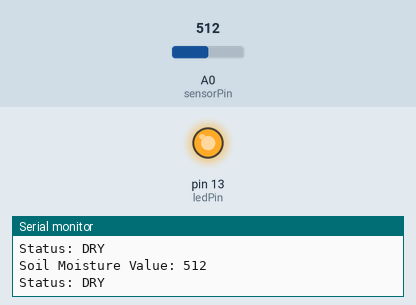
Recording of a sketch running on a simulated Arduino Uno, built with avr-gcc and run on an emulated ATmega328P. Parts: output pins drawn as LEDs (lit = HIGH), the last lines printed to the serial monitor. Inputs (shaded band) come from the test bench; at power-on: A0 (sensorPin) = 512.

Above: at 1.8 s.
1.9 s: A0 (sensorPin) set to 487
At 3.2 s:
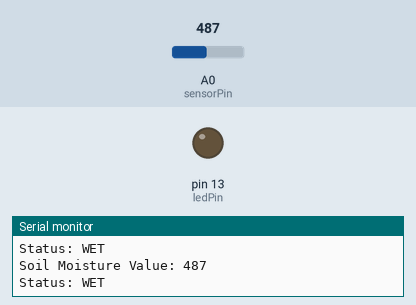
3.5 s: A0 (sensorPin) set to 510
At 4.8 s:
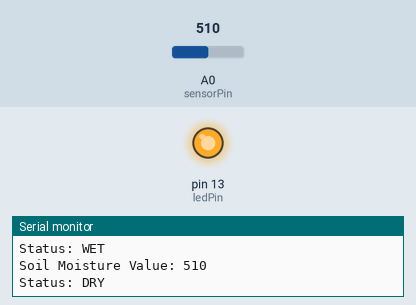
5.5 s: A0 (sensorPin) set to 490
At 6.3 s:
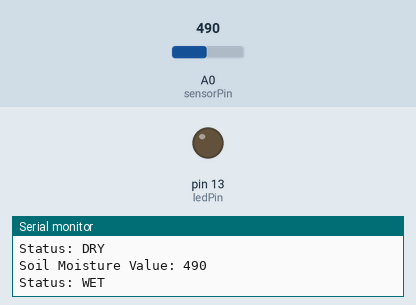
Timing chart, 0 to 8.5 s (numbered marks = the images above; inputs shaded):
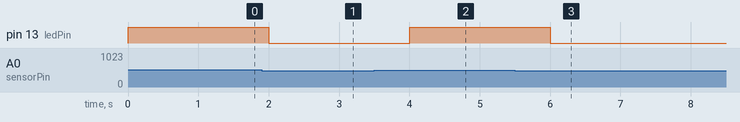

The sketch:

surprising_borwo1.ino
```cpp
int sensorPin = A0;
int ledPin = 13;
int sensorValue = 0;
int threshold = 500;

void setup() {
  Serial.begin(9600);
  pinMode(ledPin, OUTPUT);
}

void loop() {
  sensorValue = analogRead(sensorPin);
  Serial.print("Soil Moisture Value: ");
  Serial.println(sensorValue);

  if (sensorValue > threshold) {
    Serial.println("Status: DRY");
    digitalWrite(ledPin, HIGH);
  } else {
    Serial.println("Status: WET");
    digitalWrite(ledPin, LOW);
  }

  delay(1000);
}
```

Measured:
- the behaviour switches between 501 and 500 on A0 (sensorPin) (found by bisection; images 0 and 1)
- after the input at 1.9 s, pin 13 (ledPin): HIGH → LOW after 0.10 s
- after the input at 3.5 s, pin 13 (ledPin): LOW → HIGH after 0.50 s
- after the input at 5.5 s, pin 13 (ledPin): HIGH → LOW after 0.50 s
